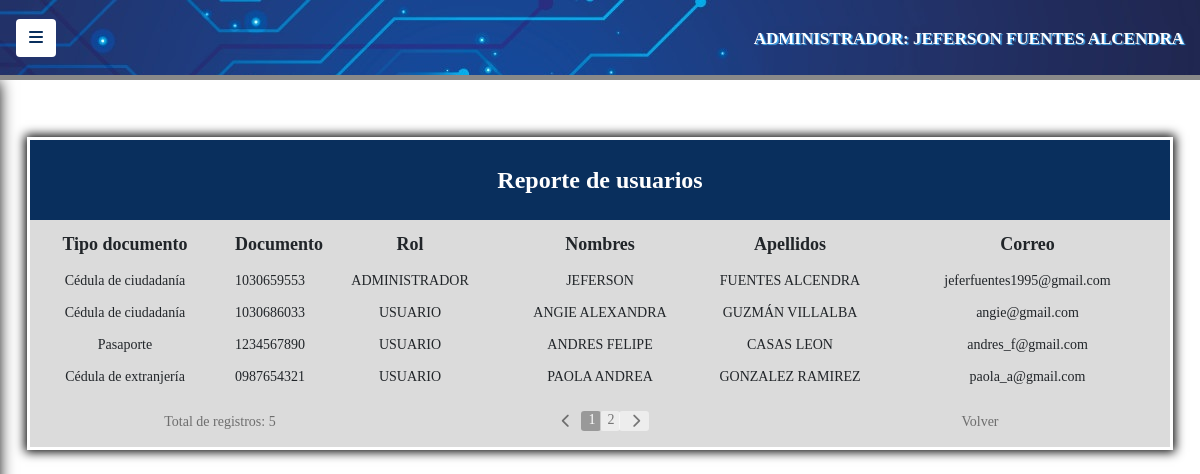
Page /public/admin/controllers/reporte_usuarios (signed in) on the committed database.
### tables this page shows
CREATE TABLE `usuarios` (
  `id_usuario` int(6) NOT NULL,
  `rol` varchar(20) NOT NULL,
  `tipo_documento` varchar(30) NOT NULL,
  `documento` varchar(11) NOT NULL,
  `nombres` varchar(30) NOT NULL,
  `apellidos` varchar(30) NOT NULL,
  `correo` varchar(50) NOT NULL,
  `password` varchar(60) NOT NULL
);

### public/admin/controllers/reporte_usuarios.php (the view, shortened to what this page needs)
<!DOCTYPE html>
<html lang="en">
	<head>
		<link rel="stylesheet" href="../../../vendor/css/bootstrap.min.css">
		<link rel="stylesheet" href="../../../css/estilos.css">
		<link rel="stylesheet" href="../../../css/simple-sidebar.css">
	</head>
	<body>
<div class="d-flex toggled" id="wrapper">
	<div id="page-content-wrapper">
		<nav class="navbar navegacion b_bottom">
			<button class="btn boton_menu" id="menu-toggle">
				<i class="fas fa-bars"></i>
			</button>
			<div class="sesion">
				<p class="">
				<?php
					echo $_SESSION["admin"].": ". $_SESSION["nombres"]." ".$_SESSION["apellidos"];
				?>
				</p>
			</div>
		</nav>
<?php
	class Reporte{
		public function listar(){
		$conexion = new PDO ("mysql:host=localhost; dbname=itms_capacitacion", "root", "");
		$conexion -> setAttribute(PDO::ATTR_ERRMODE, PDO::ERRMODE_EXCEPTION);
		$conexion -> exec("SET CHARACTER SET utf8");
		$por_pagina = "4";
		$pagina_inicial = 1;
    		if(isset($_GET["pagina"])){
				if ($_GET["pagina"] == "1") {
				}else{
					$pagina_inicial = $_GET["pagina"];
				}
			}else{
				$pagina_inicial = "1";
			}
			$inicio_registro = ($pagina_inicial - 1) * $por_pagina;
    		$sql = "SELECT * FROM usuarios";
            $resultado = $conexion -> prepare($sql);
			$resultado -> execute(array());
			$num_registros = $resultado -> rowCount();
			$total_paginas = ceil($num_registros/$por_pagina);
?>
			<div class="container-fluid div5 color2">
				<div class="row encabezado">
					<div class="col-sm-12">
						Reporte de usuarios
					</div>
				</div>
				<div class="row negrilla t_centro espacio2" style="font-size: 18px">
					<div class="col-sm-2">
						Tipo documento
					</div>
					<div class="col-sm-1">
						Documento
					</div>
					<div class="col-sm-2">
						Rol
					</div>
					<div class="col-sm-2">
						Nombres
					</div>
					<div class="col-sm-2">
						Apellidos
					</div>
					<div class="col-sm-3">
						Correo
					</div>
				</div>
<?php
			$sql2 = "SELECT * FROM usuarios ORDER BY rol DESC LIMIT $inicio_registro, $por_pagina";
			$resultado2 = $conexion -> prepare($sql2);
			$resultado2 -> execute(array());
            while($registro2 = $resultado2 -> fetch(PDO::FETCH_ASSOC)){
				$ttipo_documento = stripcslashes($registro2['tipo_documento']);
				$rrol = stripcslashes($registro2['rol']);
				$ddocumento = stripcslashes($registro2['documento']);
				$nnombres = stripcslashes($registro2['nombres']);
				$aapellidos = stripcslashes($registro2['apellidos']);
				$ccorreo = stripcslashes($registro2['correo']);
?>
			<div class="row t_centro espacio2" style="font-size: 14px">
				<div class="col-sm-2">
				<?php
					$sql3 = "SELECT * FROM tipo_documento";
					$resultado3 = $conexion -> prepare($sql3);
					$resultado3 -> execute(array());
					while($registro3 = $resultado3 -> fetch(PDO::FETCH_ASSOC)){
						$iid_tipo_documento = stripcslashes($registro3["id_tipo_documento"]);
						$tttipo_documento = stripcslashes($registro3["tipo_documento"]);
						if($iid_tipo_documento==$ttipo_documento){
							echo"<option value=$iid_tipo_documento>$tttipo_documento</option>";
						}
					}
				?>
				</div>
				<div class="col-sm-1"><?php echo $ddocumento ?></div>
				<div class="col-sm-2" style="padding-left: ">
				<?php
					$sql4 = "SELECT * FROM rol";
					$resultado4 = $conexion -> prepare($sql4);
					$resultado4 -> execute(array());
					while($registro4 = $resultado4 -> fetch(PDO::FETCH_ASSOC)){
						$iid_rol = stripcslashes($registro4["id_rol"]);
						$rrrol = stripcslashes($registro4["rol"]);
						if($iid_rol==$rrol){
							echo"<option value=$iid_rol>$rrrol</option>";
						}
					}
				?>
				</div>
				<div class="col-sm-2"><?php echo $nnombres ?></div>
				<div class="col-sm-2"><?php echo $aapellidos ?></div>
				<div class="col-sm-3"><?php echo $ccorreo ?></div>
			</div>
<?php
			}
?>
<br>
<div class="row centro">
	<div class="col-sm-4 t_centro links2">
		<?php
			echo "Total de registros: $num_registros";
		?>
	</div>
	<div class="col-sm-4 t_centro">
	<?php
		$pagina_actual = isset($_GET['pagina']) ? $_GET['pagina'] : '1';
		echo "<div class='row centro'>";
			echo "<ul class='pagination pag'>";
			if ($pagina_actual != 1) {
				echo "<li><a class='btn btn-sm page-link flecha' href='reporte_usuarios.php?pagina=".($pagina_actual-1)."'>";
					echo "<i class='fas fa-chevron-left'></i></i>";
				echo "</a>";
			}else{
				echo "<li><a class='btn btn-sm page-link b_disabled' disabled>";
					echo "<i class='fas fa-chevron-left'></i></i>";
				echo "</a>";
			}
			echo "<li class='page-item'>";
			for ($i=1; $i <= $total_paginas; $i++) {
				if($pagina_actual == $i){
					echo "<li><a class='btn btn-sm page-link pagina active' href='reporte_usuarios.php?pagina=".$i."'>".$i."</a>";
				}else{
					echo "<li><a class='btn btn-sm page-link pagina' href='reporte_usuarios.php?pagina=".$i."'>".$i."</a>";
				}
			}
			if ($pagina_actual != $total_paginas) {
				echo "<li><a class='btn btn-sm page-link flecha' href='reporte_usuarios.php?pagina=".($pagina_actual+1)." '>";
					echo "<i class='fas fa-chevron-right'></i></i>";
				echo "</a>";
			}else{
				echo "<li><a class='btn btn-sm page-link b_disabled' disabled>";
					echo "<i class='fas fa-chevron-right'></i>";
				echo "</a>";
			}
			echo "</ul>";
			echo "</div>";
	?>
	</div>
	<div class="col-sm-4 t_centro links2">
		<a href="../../admin/views/home" class="links">Volver</a>
	</div>
</div>
<?php
		}
	}
	$nuevo = new Reporte();
	$nuevo -> listar();
?>
	</body>
</html>

### css/estilos.css (style rules this page uses)
* { box-sizing: border-box; -webkit-box-sizing: border-box; -moz-box-sizing: border-box; margin: 0; padding: 0; font-family: "Corbel"; }
body { background-image: url("../files/img/fondo.jpg"); }
.color2 { background: rgba(137, 137, 137, 0.3); }
.div5 { width: 95%; margin-top: 5%; box-shadow:0 0 0 3px #fff, 0 0 10px 5px #000; }
.negrilla { font-weight: bold; }
.encabezado { color: #fff; text-align: center; padding-top: 2%; padding-bottom: 2%; font-size: 24px; font-weight: bold; background: #092F5D; }
.navegacion { background-image: url("../files/img/banner5.jpg"); height: 80px; border-bottom: 5px solid #898989; }
.sesion { margin-top: auto; color: #fff; font-size: 17px; margin-left: 1.6%; font-weight: bold; text-shadow: 1.5px 1px 1px #42A9EF; }
.espacio2 { padding-top: 1%; }
.centro { justify-content: center; }
.t_centro { text-align: center; }
.b_bottom { border-bottom: 5px solid #898989; }
.links { text-decoration: none; color:rgba(0, 0, 0, 0.5); font-size: 14px; }
.links2 { text-decoration: none; color:rgba(0, 0, 0, 0.5); font-size: 14px; }
.boton_menu { background: #fff; color:#092F5D; font-size: 16px; }
div ul li .pagina { background: rgba(255, 255, 255, 0.5); height: 20px; width: 20px; padding-top: 0.5px; padding-left: 7px; border:none; color:rgba(0, 0, 0, 0.5); }
div ul li .flecha { background: rgba(255, 255, 255, 0.5); height: 20px; width: 30px; padding-top: 2px; border:none; color:rgba(0, 0, 0, 0.5); }
.b_disabled { background: none !important; height: 20px; padding-top: 2px; color: rgba(0, 0, 0, 0.5) !important; border: none; }
.active { background: rgba(0, 0, 0, 0.3) !important; color: #fff !important; }

### css/simple-sidebar.css (style rules this page uses)
body { overflow-x: hidden; }
#page-content-wrapper { min-width: 100vw; }
@media (min-width: 768px) { #page-content-wrapper { min-width: 0; width: 100%; } }

### rows in the picture
usuarios: documento "1030659553", nombres "JEFERSON", apellidos "FUENTES ALCENDRA", correo "jeferfuentes1995@gmail.com"
usuarios: documento "1030686033", nombres "ANGIE ALEXANDRA", apellidos "GUZMÁN VILLALBA", correo "angie@gmail.com"
usuarios: documento "1234567890", nombres "ANDRES FELIPE", apellidos "CASAS LEON", correo "andres_f@gmail.com"
usuarios: documento "0987654321", nombres "PAOLA ANDREA", apellidos "GONZALEZ RAMIREZ", correo "paola_a@gmail.com"

### other values in the picture
$_SESSION["admin"] "ADMINISTRADOR"
$_SESSION["nombres"] "JEFERSON"
$_SESSION["apellidos"] "FUENTES ALCENDRA"
$num_registros "5"
